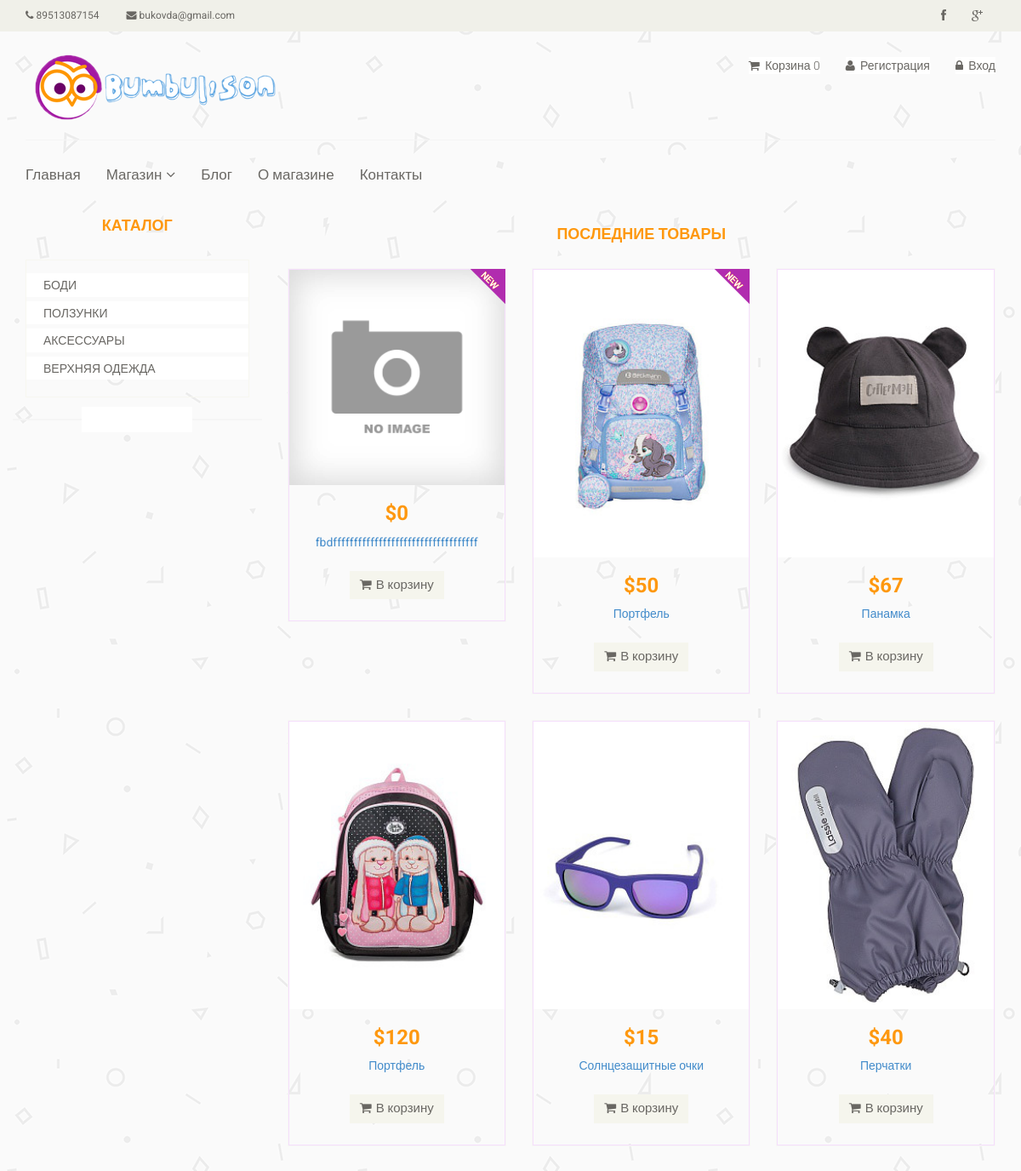
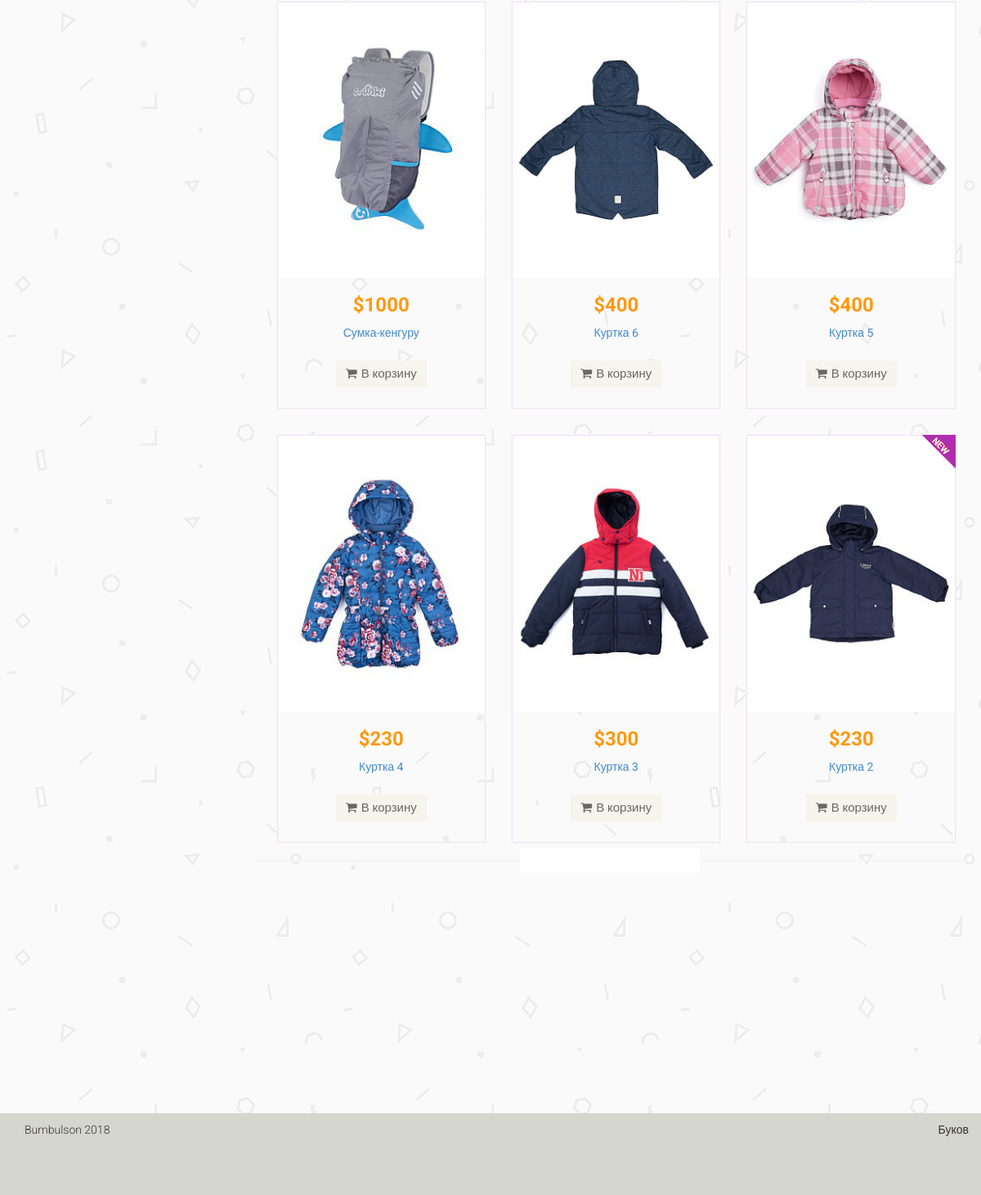
Page /catalog/ on the committed database (2 pictures, top to bottom).
### tables this page shows
CREATE TABLE IF NOT EXISTS `category` (
  `id` int(11) NOT NULL,
  `name` varchar(255) NOT NULL,
  `sort_order` int(11) NOT NULL,
  `status` int(11) NOT NULL DEFAULT '1'
);

CREATE TABLE IF NOT EXISTS `product` (
  `id` int(11) NOT NULL,
  `name` varchar(255) NOT NULL,
  `category_id` int(11) NOT NULL,
  `code` int(11) NOT NULL,
  `price` float NOT NULL,
  `availability` int(11) NOT NULL,
  `brand` varchar(255) NOT NULL,
  `image` varchar(255) NOT NULL,
  `description` text NOT NULL,
  `is_new` int(11) NOT NULL,
  `is_recommended` int(11) NOT NULL,
  `status` int(11) NOT NULL DEFAULT '1'
);

### config/routes.php (called while the page is built)
<?php
return array(
    'product/([0-9]+)' => 'product/view/$1',
    'catalog' => 'catalog/index',
    'category/([0-9]+)/page-([0-9]+)' => 'catalog/category/$1/$2',
    'category/([0-9]+)' => 'catalog/category/$1',
    'cart/delete/([0-9]+)' => 'cart/delete/$1',
    'cart/checkout' => 'cart/checkout',
    'cart/add/([0-9]+)' => 'cart/add/$1',
    'cart/addAjax/([0-9]+)' => 'cart/addAjax/$1',
    'cart' => 'cart/index',
    'admin/blog/create' => 'adminBlog/create',
    'admin/blog/update/([0-9]+)' => 'adminBlog/update/$1',
    'admin/blog/delete/([0-9]+)' => 'adminBlog/delete/$1',
    'admin/blog' => 'adminBlog/index',
    'admin/product/create' => 'adminProduct/create',
    'admin/product/update/([0-9]+)' => 'adminProduct/update/$1',
    'admin/product/delete/([0-9]+)' => 'adminProduct/delete/$1',
    'admin/product' => 'adminProduct/index',
    'admin/category/create' => 'adminCategory/create',
    'admin/category/update/([0-9]+)' => 'adminCategory/update/$1',
    'admin/category/delete/([0-9]+)' => 'adminCategory/delete/$1',
    'admin/category' => 'adminCategory/index',
    'admin/order/update/([0-9]+)' => 'adminOrder/update/$1',
    'admin/order/delete/([0-9]+)' => 'adminOrder/delete/$1',
    'admin/order/view/([0-9]+)' => 'adminOrder/view/$1',
    'admin/order' => 'adminOrder/index',
    'user/register' => 'user/register',
    'user/login' => 'user/login',
    'user/logout' => 'user/logout',
    'cabinet/edit' => 'cabinet/edit',
    'cabinet' => 'cabinet/index',
    'contacts' => 'site/contact',
    'about' => 'site/about',
    'blog/([0-9]+)' => 'blog/view/$1',
    'blog' => 'blog/index',
    'blog/([0-9]+)' => 'blog/view/$1',
    'admin' => 'admin/index',
    '' => 'site/index',
);

### controllers/CatalogController.php (called while the page is built, shortened)
<?php
class CatalogController
{
    public function actionIndex()
    {
        $categories = Category::getCategoriesList();
        $latestProducts = Product::getLatestProducts(12);
        require_once(ROOT . '/views/catalog/index.php');
        return true;
    }
}

### index.php (called while the page is built, shortened)
<?php
$router = new Router();
$router->run();

### models/Category.php (called while the page is built, shortened)
<?php
class Category
{
    public static function getCategoriesList()
    {
        $db = Db::getConnection();
        $categoryList = array();
        $result = $db->query('SELECT id, name FROM category '
            . 'ORDER BY sort_order ASC');
        $i = 0;
        while ($row = $result->fetch()) {
            $categoryList[$i]['id'] = $row['id'];
            $categoryList[$i]['name'] = $row['name'];
            $i++;
        }
        return $categoryList;
    }
}

### models/Product.php (called while the page is built, shortened)
<?php
class Product
{
    public static function getLatestProducts($count = self::SHOW_BY_DEFAULT)
    {
        $count = intval($count);
        $db = Db::getConnection();
        $productsList = array();
        $result = $db->query('SELECT id, name, price, image, is_new FROM product '
            . 'WHERE status = "1"'
            . 'ORDER BY id DESC '
            . 'LIMIT ' . $count);
        $i = 0;
        while ($row = $result->fetch()) {
            $productsList[$i]['id'] = $row['id'];
            $productsList[$i]['name'] = $row['name'];
            $productsList[$i]['image'] = $row['image'];
            $productsList[$i]['price'] = $row['price'];
            $productsList[$i]['is_new'] = $row['is_new'];
            $i++;
        }
        return $productsList;
    }
    public static function getImage($id)
    {
        $noImage = 'no-image.jpg';
        $path = '/upload/images/products/';
        $pathToProductImage = $path . $id . '.jpg';
        if (file_exists($_SERVER['DOCUMENT_ROOT'] . $pathToProductImage)) {
            return $pathToProductImage;
        }
        return $path . $noImage;
    }
}

### views/catalog/index.php (the view)
<?php include ROOT . '/views/layouts/header.php'; ?>
<section>
    <div class="container">
        <div class="row">
            <div class="col-sm-3">
                <div class="left-sidebar">
                    <h2>Каталог</h2>
                    <div class="panel-group category-products">
                        <?php foreach ($categories as $categoryItem): ?>
                            <div class="panel panel-default">
                                <div class="panel-heading">
                                    <h4 class="panel-title">
                                        <a href="/category/<?php echo $categoryItem['id'];?>">
                                            <?php echo $categoryItem['name'];?>
                                        </a>
                                    </h4>
                                </div>
                            </div>
                        <?php endforeach; ?>
                    </div>
                </div>
            </div>
            <div class="col-sm-9 padding-right">
                <div class="features_items">
                    <p><h2 class="title text-center">Последние товары</h2></p>
                    <?php foreach ($latestProducts as $product): ?>
                        <div class="col-sm-4">
                            <div class="product-image-wrapper">
                                <div class="single-products">
                                    <div class="productinfo text-center">
                                        <img src="<?php echo Product::getImage($product['id']); ?>" alt="" />
                                        <h2>$<?php echo $product['price'];?></h2>
                                        <p>
                                            <a href="/product/<?php echo $product['id'];?>">
                                                <?php echo $product['name'];?>
                                            </a>
                                        </p>
                                        <a href="#" data-id="<?php echo $product['id'];?>"
                                           class="btn btn-default add-to-cart">
                                            <i class="fa fa-shopping-cart"></i>В корзину
                                        </a>
                                    </div>
                                    <?php if ($product['is_new']): ?>
                                        <img src="/template/images/home/new.png" class="new" alt="" />
                                    <?php endif; ?>
                                </div>
                            </div>
                        </div>
                    <?php endforeach;?>
                </div>
            </div>
        </div>
    </div>
</section>
<?php include ROOT . '/views/layouts/footer.php'; ?>

### components/Router.php (shortened to what this page needs)
<?php
class Router
{
    private $routes;
    public function __construct()
    {
        $routesPath = ROOT . '/config/routes.php';
        $this->routes = include($routesPath);
    }
    private function getURI()
    {
        if (!empty($_SERVER['REQUEST_URI'])) {
            return trim($_SERVER['REQUEST_URI'], '/');
        }
    }
    public function run()
    {
        $uri = $this->getURI();
        foreach ($this->routes as $uriPattern => $path) {
            if (preg_match("~$uriPattern~", $uri)) {
                $internalRoute = preg_replace("~$uriPattern~", $path, $uri);
                $segments = explode('/', $internalRoute);
                $controllerName = array_shift($segments) . 'Controller';
                $actionName = 'action' . ucfirst(array_shift($segments));
                $parameters = $segments;
                $controllerObject = new $controllerName;
                $result = call_user_func_array(array($controllerObject, $actionName), $parameters);
                if ($result != null) {
                    break;
                }
            }
        }
    }
}

### template/css/main.css (style rules this page uses)
body { font-family: 'Roboto', sans-serif; background:; position: relative; font-weight:400px; background: url(../images/home/fon.png); }
a { -webkit-transition: 300ms; -moz-transition: 300ms; -o-transition: 300ms; transition: 300ms; }
h1, h2, h3, h4, h5, h6 { font-family: 'Roboto', sans-serif; }
.category-products { border: 1px solid #F7F7F0; margin-bottom: 35px; padding-bottom: 20px; padding-top: 15px; }
.left-sidebar h2, .brands_products h2 { color: #FE980F; font-family: 'Roboto', sans-serif; font-size: 18px; font-weight: 700; margin: 0 auto 30px; text-align: center; text-transform: uppercase; z-index:3; }
.left-sidebar h2:after, h2.title:after { content: " "; position: absolute; border: 1px solid #f5f5f5; bottom:8px; left: 0; width: 100%; height: 0; z-index: -2; }
.left-sidebar h2:before { content: " "; position: absolute; background: #fff; bottom: -6px; width: 130px; height: 30px; z-index: -1; left: 50%; margin-left: -65px; }
h2.title:before { content: " "; position: absolute; background: #fff; bottom: -6px; width: 220px; height: 30px; z-index: -1; left: 50%; margin-left: -110px; }
.category-products .panel { background-color: #FFFFFF; border: 0px; border-radius: 0px; box-shadow:none; margin-bottom: 0px; }
.category-products .panel-default .panel-heading { background-color: #FFFFFF; border: 0 none; color: #FFFFFF; padding: 5px 20px; }
.category-products .panel-default .panel-heading .panel-title a { color: #696763; font-family: 'Roboto', sans-serif; font-size: 14px; text-decoration: none; text-transform: uppercase; }
.padding-right { padding-right: 0; }
.features_items { overflow:hidden; }
h2.title { color: #FE980F; font-family: 'Roboto', sans-serif; font-size: 18px; font-weight: 700; margin: 0 15px; text-transform: uppercase; margin-bottom: 30px; }
.product-image-wrapper { border:1px solid #F7F7F5; overflow: hidden; margin-bottom:30px; }
.single-products { position: relative; }
.new, .sale { position: absolute; top: 0; right: 0; }
.productinfo h2 { color: #FE980F; font-family: 'Roboto', sans-serif; font-size: 24px; font-weight: 700; }
.productinfo p { font-family: 'Roboto', sans-serif; font-size: 14px; font-weight: 400; height: 34px; color: #696763; }
.productinfo img { width: 100%; }
.productinfo { position:relative; border:.5px solid #f5defc; }
.add-to-cart { background:#F5F5ED; border: 0 none; border-radius: 0; color: #696763; font-family: 'Roboto', sans-serif; font-size: 15px; margin-bottom: 25px; }
.add-to-cart i { margin-right:5px; }

### rows in the picture
category: name "БОДИ"
category: name "ПОЛЗУНКИ"
category: name "АКСЕССУАРЫ"
category: name "ВЕРХНЯЯ ОДЕЖДА"
product: shows a picture, price "0", name "fbdfffffffffffffffffffffffffffffffffff", is_new 1 (drawn)
product: shows a picture, price "50", name "Портфель", is_new 1 (drawn)
product: shows a picture, price "67", name "Панамка"
product: shows a picture, price "120", name "Портфель"
product: shows a picture, price "15", name "Солнцезащитные очки"
product: shows a picture, price "40", name "Перчатки"
product: shows a picture, price "1000", name "Сумка-кенгуру"
product: shows a picture, price "400", name "Куртка 6"
product: shows a picture, price "400", name "Куртка 5"
product: shows a picture, price "230", name "Куртка 4"
product: shows a picture, price "300", name "Куртка 3"
product: shows a picture, price "230", name "Куртка 2", is_new 1 (drawn)
